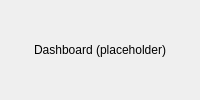
<?xml version="1.0" encoding="UTF-8"?>
<ui version="4.0">
 <class>Dashboard</class>
 <widget class="QWidget" name="Dashboard">
  <property name="windowTitle">
   <string>Dashboard</string>
  </property>
  <layout class="QVBoxLayout" name="verticalLayout">
   <item>
    <widget class="QLabel" name="label">
     <property name="text">
      <string>Dashboard (placeholder)</string>
     </property>
     <property name="alignment">
      <set>Qt::AlignCenter</set>
     </property>
    </widget>
   </item>
  </layout>
 </widget>
 <resources/>
 <connections/>
 </ui>
